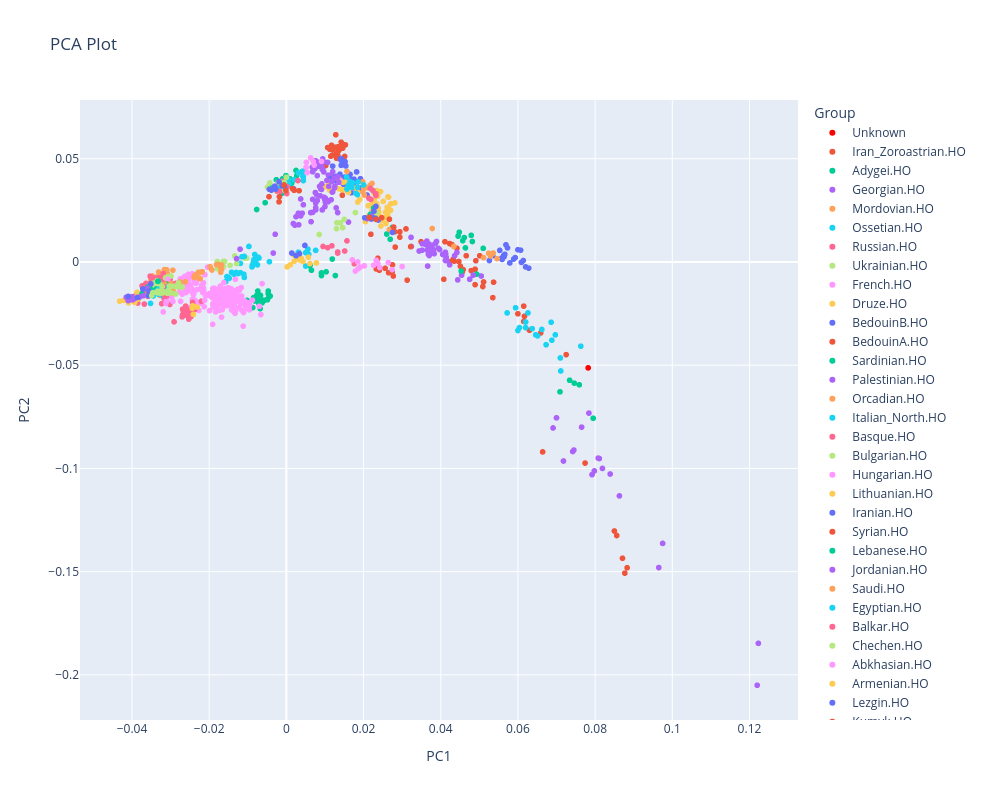

Notebook code for this chart:
### Code cell
import plotly.express as px
import pandas as pd

# Function to plot interactive PCA plot and highlight samples where group is 'Unknown'
def plot_interactive_pca(df, pc1='PC1', pc2='PC2', title='PCA Plot', width=800, height=600):
    # Create the interactive scatter plot using plotly
    fig = px.scatter(df, x=pc1, y=pc2, color='Group', 
                     title=title,
                     color_discrete_map={'Unknown': 'red'},  # Highlight Unknown group in red
                     labels={pc1: 'PC1', pc2: 'PC2', 'Group': 'Group'},
                     hover_data=df.columns)  # You can choose columns to display in the hover tooltip
    
    # Update plot size
    fig.update_layout(width=width, height=height)
    
    # Show the plot
    fig.show()

# Assuming df_res contains the relevant PCA data
# Example usage (make sure df_res is loaded correctly with PCA data):
plot_interactive_pca(df_res, width=1000, height=800)  # Change size here
